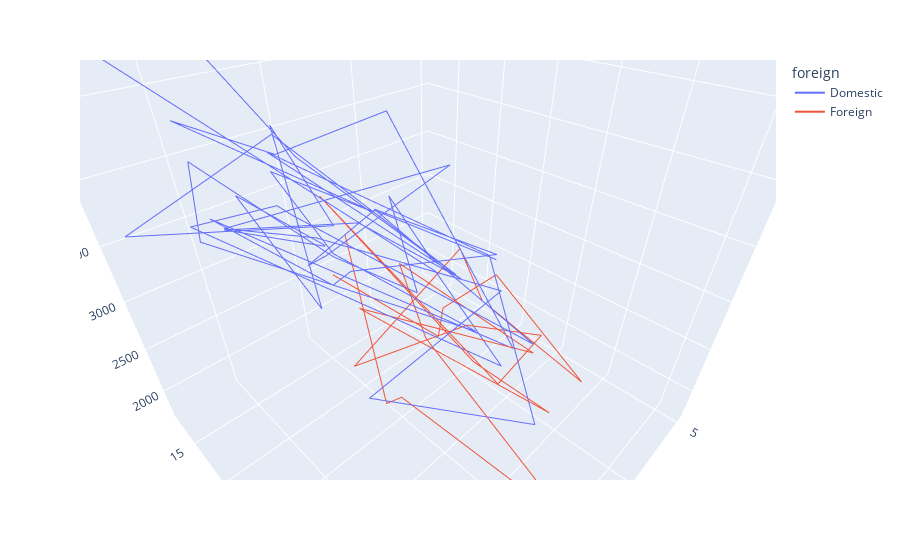

Write notebook code for a chart like this one.
### Markdown cell above
### 3D plot

### Code cell
fig = px.line_3d(df_auto, x="trunk", y="mpg", z="weight", color="foreign")
fig.show()

### Figure 1 — Plotly figure (JSON) as saved in the notebook; plotly's stock layout.template omitted (floating-point values rounded to 4 significant figures)
{"data": [{"hovertemplate": "foreign=Domestic<br>trunk=%{x}<br>mpg=%{y}<br>weight=%{z}<extra></extra>", "legendgroup": "Domestic", "line": {"color": "#636efa", "dash": "solid"}, "mode": "lines", "name": "Domestic", "scene": "scene", "showlegend": true, "type": "scatter3d", "x": [11, 11, 12, 16, 20, 21, 10, 16, 17, 13, 20, 16, 13, 9, 20, 17, 16, 7, 13, 8, 17, 17, 21, 9, 10, 22, 18, 15, 9, 16, 23, 15, 16, 17, 20, 16, 16, 20, 14, 10, 17, 11, 11, 17, 8, 16, 20, 7, 16, 17, 13, 7], "y": [22, 17, 22, 20, 15, 18, 26, 20, 16, 19, 14, 14, 21, 29, 16, 22, 22, 24, 19, 30, 18, 16, 17, 28, 21, 12, 12, 14, 22, 14, 15, 18, 14, 20, 21, 19, 19, 18, 19, 24, 16, 28, 34, 25, 26, 18, 18, 18, 19, 19, 19, 24], "z": [2930, 3350, 2640, 3250, 4080, 3670, 2230, 3280, 3880, 3400, 4330, 3900, 4290, 2110, 3690, 3180, 3220, 2750, 3430, 2120, 3600, 3600, 3740, 1800, 2650, 4840, 4720, 3830, 2580, 4060, 3720, 3370, 4130, 2830, 4060, 3310, 3300, 3690, 3370, 2730, 4030, 3260, 1800, 2200, 2520, 3330, 3700, 3470, 3210, 3200, 3420, 2690]}, {"hovertemplate": "foreign=Foreign<br>trunk=%{x}<br>mpg=%{y}<br>weight=%{z}<extra></extra>", "legendgroup": "Foreign", "line": {"color": "#EF553B", "dash": "solid"}, "mode": "lines", "name": "Foreign", "scene": "scene", "showlegend": true, "type": "scatter3d", "x": [15, 11, 12, 6, 8, 8, 8, 16, 10, 5, 11, 14, 10, 11, 14, 9, 11, 12, 15, 15, 16, 14], "y": [17, 23, 25, 23, 35, 24, 21, 21, 25, 28, 30, 14, 26, 35, 18, 31, 18, 23, 41, 25, 25, 17], "z": [2830, 2070, 2650, 2370, 2020, 2280, 2750, 2130, 2240, 1760, 1980, 3420, 1830, 2050, 2410, 2200, 2670, 2160, 2040, 1930, 1990, 3170]}], "layout": {"autosize": true, "legend": {"title": {"text": "foreign"}, "tracegroupgap": 0}, "margin": {"t": 60}, "scene": {"aspectmode": "auto", "aspectratio": {"x": 1, "y": 1, "z": 1}, "camera": {"center": {"x": 0, "y": 0, "z": 0}, "eye": {"x": 0.6515, "y": 0.6515, "z": 0.6515}, "projection": {"type": "perspective"}, "up": {"x": 0, "y": 0, "z": 1}}, "domain": {"x": [0, 1], "y": [0, 1]}, "xaxis": {"title": {"text": "trunk"}, "type": "linear"}, "yaxis": {"title": {"text": "mpg"}, "type": "linear"}, "zaxis": {"title": {"text": "weight"}, "type": "linear"}}}}
